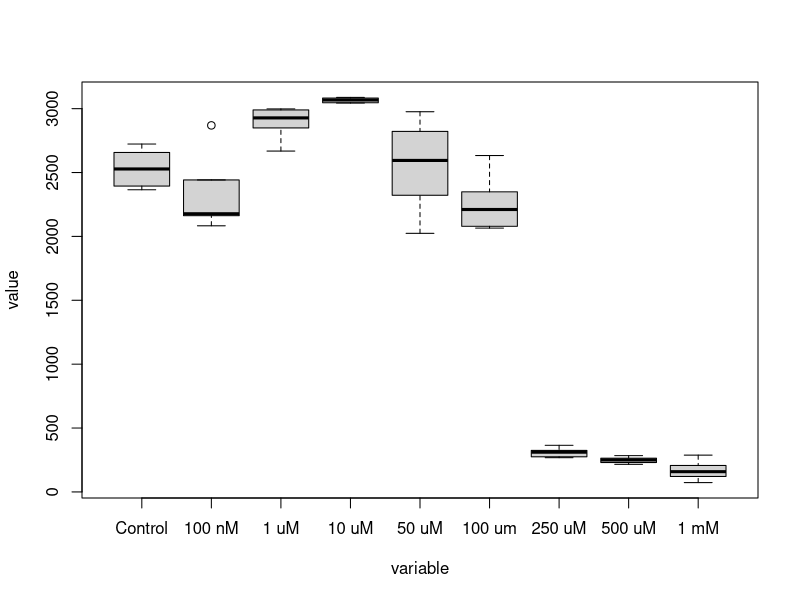
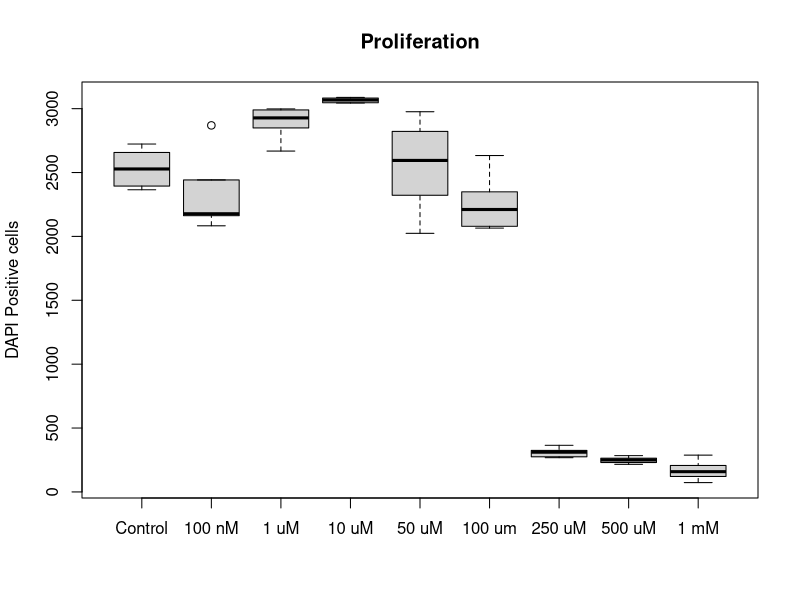

Reproduce these figures in R, in order. (Note: this script raises an error after producing the figures.)
## ---- chunk 1
# Once per machine
#install.packages("forcats")

# Every R session
library(forcats)
## ---- chunk 2
# Import dataset
dat <- read.csv("../data/proliferation.csv")

# head shows the top 6 rows of a data frame
head(dat)

# summary shows ranges and types per column
summary(dat)
## ---- chunk 3
# Make variable column into factor (categorical)
# forcats::fct_inorder makes the categorices of the column the order they appear
dat$variable <- fct_inorder(dat$variable)

# Plot time!
plot(dat)
## ---- chunk 4
# main = title
# ylab = text on y-axis
# xlab = text on x-asis
plot(dat, main = "Proliferation", ylab = "DAPI Positive cells", xlab = "")
## ---- chunk 5
# Check group sizes
table(dat$variable)
## ---- chunk 6

## ---- chunk 7
control <- subset(a, variable == "Control")$value
dose250um <- subset(a, variable == "250 uM")$value

t.test(control, dose250um)

library(ggplot2)
library(ggsignif)

ggplot(dat, aes(x = variable, y = value, fill = variable)) +
  #geom_boxplot() +
  geom_bar(fun = "mean", stat = "summary", color = "black") +
  geom_signif(
    test = "t.test",
    comparisons = list(
      c("Control", "250 uM"),
      c("Control", "500 uM"),
      c("Control", "1 mM")),
    map_signif_level = TRUE,
    step_increase = 0.1) +
  #scale_y_log10() +
  theme_classic(base_size = 20) +
  #scale_fill_grey() +
  labs(
    title = "Proliferation",
    x = "",
    y = "DAPI Positive cells")
